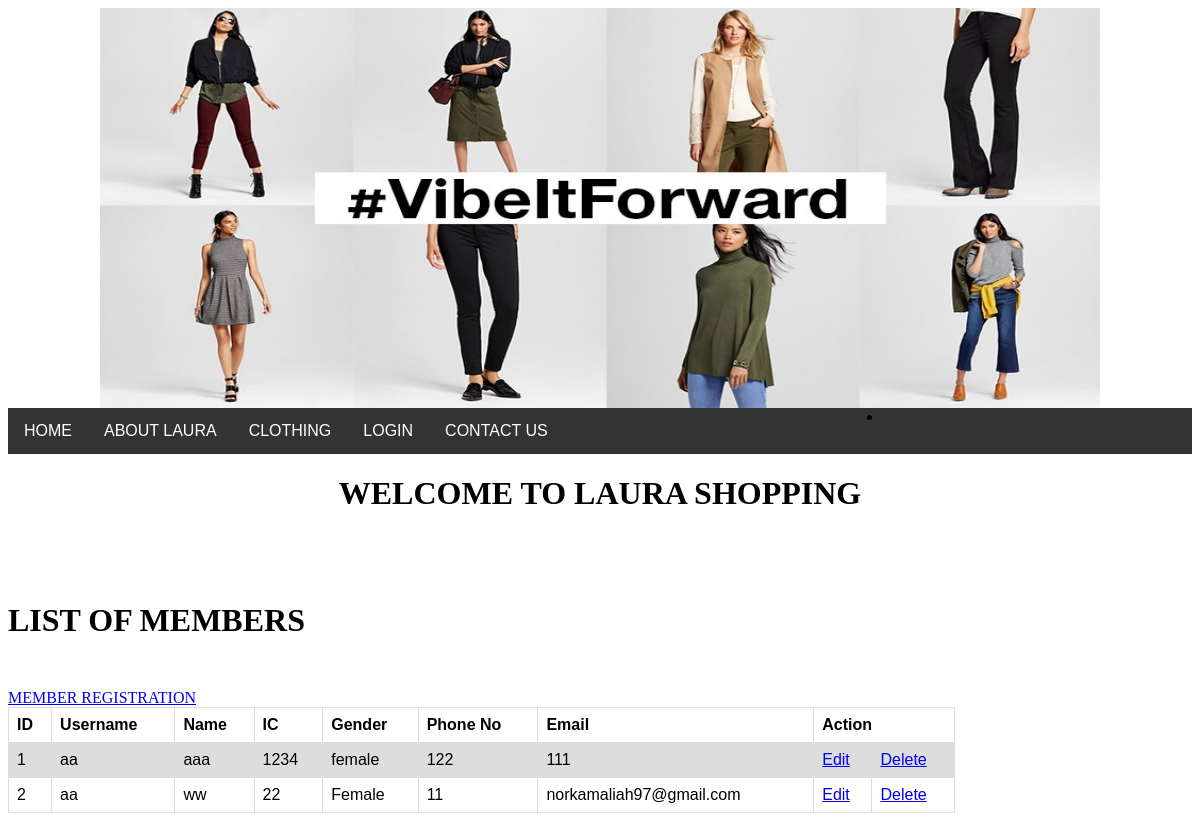
/stud_view.php, run on the app's committed database.
### tables this page shows
CREATE TABLE `member` (
  `memberid` int(70) NOT NULL,
  `memberusername` varchar(70) NOT NULL,
  `membername` varchar(70) NOT NULL,
  `memberic` int(70) NOT NULL,
  `membergender` varchar(70) NOT NULL,
  `memberphoneno` int(70) NOT NULL,
  `memberemail` varchar(70) NOT NULL
);

### stud_view.php (the view, shortened to what this page needs)
 <center>
  <tr>
    <td height="90" colspan="3"><img src="zalora1.jpg" width="1000" height="400" /></td>
  </tr></center>
   <link rel="stylesheet" type="text/css" href="style.css"/>
<body>
    <center><td width="59" height="192"><?php include 'mainmenu.php' ?></td></center>
    <td width="400"><div align="center"><h1>WELCOME TO LAURA SHOPPING</h1></div></td></p>
<br><br>
<h1><p>LIST OF MEMBERS</p></h1>
<?php
include 'dbconnect.php';
$sql = "SELECT * FROM member";
$result = mysqli_query($conn, $sql);
?>
</br><a href="stud_register.php">MEMBER REGISTRATION</a>
<table>
  <tr>
  	<th>ID</th>
    <th> Username</th>
    <th> Name</th>
    <th>IC</th>
    <th>Gender</th>
    <th>Phone No</th>
    <th>Email</th>
    <th colspan="2">Action</th>
  </tr>
<?php
if (mysqli_num_rows($result) > 0) {
    while($row = mysqli_fetch_assoc($result)) {
?>
    	<tr>
        <td><?php echo $row["memberid"] ?></td>
    	<td><?php echo $row["memberusername"] ?></td>
    	<td><?php echo $row["membername"] ?></td>
        <td><?php echo $row["memberic"] ?></td>
        <td><?php echo $row["membergender"] ?></td>
    	<td><?php echo $row["memberphoneno"] ?></td>
        <td><?php echo $row["memberemail"] ?></td>
    	<td><a href="stud_edit.php?app_id=<?php echo $row['memberid']; ?>">Edit</a></td>
    	<td><a href="stud_delete.php?app_id=<?php echo $row['memberid']; ?>">Delete</a></td>
    	</tr>
<?php
    }
} else {
    echo "<tr><td colspan='3'>0 results</td></tr>";
}
?>
</table>

### mainmenu.php (shortened to what this page needs)
<center>
<div class="navbar">
  <div>
  <a href='home.php'><span>HOME</span></a></div>
  <div class="dropdown">
    <button class="dropbtn">ABOUT LAURA
    </button>
  </div>
   <div class="dropdown">
    <button class="dropbtn">CLOTHING
    </button>
  </div>
   <div class="dropdown">
    <button class="dropbtn">LOGIN
    </button>
  </div>
  <li><a href='contactus.php'><span>CONTACT US</span></a></li>
</div></center>

### style.css (style rules this page uses)
.navbar { overflow: hidden; background-color: #333; font-family: Arial; }
.navbar a { float: left; font-size: 16px; color: white; text-align: center; padding: 14px 16px; text-decoration: none; }
.dropdown { float: left; overflow: hidden; }
.dropdown .dropbtn { font-size: 16px; border: none; outline: none; color: white; padding: 14px 16px; background-color: inherit; }

### stud_view.php (style rules this page uses)
table { font-family: arial, sans-serif; border-collapse: collapse; width: 80%; }
td, th { border: 1px solid #dddddd; text-align: left; padding: 8px; }
tr:nth-child(even) { background-color: #dddddd; }

### data on the page
member: memberid "1", memberusername "aa", membername "aaa", memberic "1234", membergender "female", memberphoneno "122", memberemail "111"
member: memberid "2", memberusername "aa", membername "ww", memberic "22", membergender "Female", memberphoneno "11", memberemail "norkamaliah97@gmail.com"
